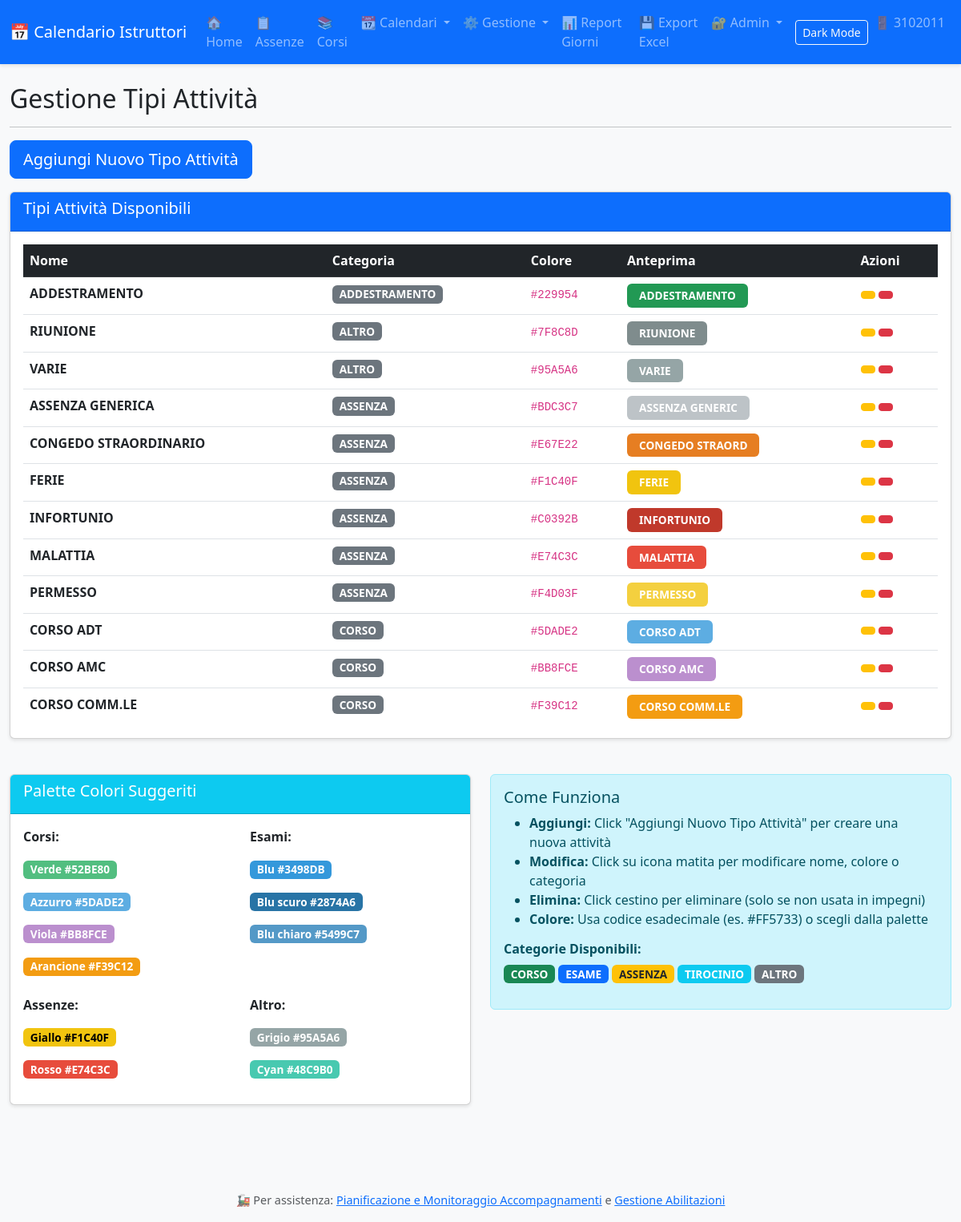
Screenshot of /tipi-attivita (signed in) with the database file from the repository.
### tables this page shows
CREATE TABLE tipi_attivita (
            id INTEGER PRIMARY KEY AUTOINCREMENT,
            nome TEXT NOT NULL UNIQUE,
            colore TEXT NOT NULL,
            categoria TEXT
        );

### app.py (the view)
@app.route('/tipi-attivita')
def gestione_attivita():
    conn = get_db()
    attivita = conn.execute('SELECT * FROM tipi_attivita ORDER BY categoria, nome').fetchall()
    conn.close()
    return render_template('attivita.html', attivita=attivita)

### database.py (called while the page is built)
def get_db():
    db_path = os.environ.get('DB_PATH', 'calendario.db')
    conn = sqlite3.connect(db_path)
    conn.row_factory = sqlite3.Row  # Per accedere alle colonne per nome
    return conn

### templates/attivita.html (shortened to what this page needs)
{% extends "base.html" %}
{% block content %}
<div class="row">
    <div class="col-12">
        <h2> Gestione Tipi Attività</h2>
        <hr>
    </div>
</div>
<div class="row mb-3">
    <div class="col-12">
        <button class="btn btn-primary btn-lg" data-bs-toggle="modal" data-bs-target="#modalAttivita" onclick="nuovaAttivita()">
             Aggiungi Nuovo Tipo Attività
        </button>
    </div>
</div>
<div class="row">
    <div class="col-12">
        <div class="card">
            <div class="card-header bg-primary text-white">
                <h5> Tipi Attività Disponibili</h5>
            </div>
            <div class="card-body">
                <div class="table-responsive">
                    <table class="table table-hover">
                        <thead class="table-dark">
                            <tr>
                                <th>Nome</th>
                                <th>Categoria</th>
                                <th>Colore</th>
                                <th>Anteprima</th>
                                <th>Azioni</th>
                            </tr>
                        </thead>
                        <tbody>
                            {% for att in attivita %}
                            <tr>
                                <td><strong>{{ att.nome }}</strong></td>
                                <td>
                                    <span class="badge bg-secondary">{{ att.categoria }}</span>
                                </td>
                                <td><code>#{{ att.colore }}</code></td>
                                <td>
                                    <span class="badge" style="background-color: #{{ att.colore }}; padding: 8px 15px;">
                                        {{ att.nome[:15] }}
                                    </span>
                                </td>
                                <td>
                                    <button class="btn btn-sm btn-warning" onclick="modificaAttivita({{ att.id }})">
                                    </button>
                                    <button class="btn btn-sm btn-danger" onclick="eliminaAttivita({{ att.id }}, '{{ att.nome }}')">
                                    </button>
                                </td>
                            </tr>
                            {% endfor %}
                        </tbody>
                    </table>
                </div>
            </div>
        </div>
    </div>
</div>
<div class="row mt-4">
    <div class="col-md-6">
        <div class="card">
            <div class="card-header bg-info text-white">
                <h5> Palette Colori Suggeriti</h5>
            </div>
            <div class="card-body">
                <div class="row">
                    <div class="col-6">
                        <p><strong>Corsi:</strong></p>
                        <p><span class="badge" style="background-color: #52BE80;">Verde #52BE80</span></p>
                        <p><span class="badge" style="background-color: #5DADE2;">Azzurro #5DADE2</span></p>
                        <p><span class="badge" style="background-color: #BB8FCE;">Viola #BB8FCE</span></p>
                        <p><span class="badge" style="background-color: #F39C12;">Arancione #F39C12</span></p>
                    </div>
                    <div class="col-6">
                        <p><strong>Esami:</strong></p>
                        <p><span class="badge" style="background-color: #3498DB;">Blu #3498DB</span></p>
                        <p><span class="badge" style="background-color: #2874A6;">Blu scuro #2874A6</span></p>
                        <p><span class="badge" style="background-color: #5499C7;">Blu chiaro #5499C7</span></p>
                    </div>
                </div>
                <div class="row mt-2">
                    <div class="col-6">
                        <p><strong>Assenze:</strong></p>
                        <p><span class="badge" style="background-color: #F1C40F; color: #000;">Giallo #F1C40F</span></p>
                        <p><span class="badge" style="background-color: #E74C3C;">Rosso #E74C3C</span></p>
                    </div>
                    <div class="col-6">
                        <p><strong>Altro:</strong></p>
                        <p><span class="badge" style="background-color: #95A5A6;">Grigio #95A5A6</span></p>
                        <p><span class="badge" style="background-color: #48C9B0;">Cyan #48C9B0</span></p>
                    </div>
                </div>
            </div>
        </div>
    </div>
    <div class="col-md-6">
        <div class="alert alert-info">
            <h5> Come Funziona</h5>
            <ul>
                <li><strong>Aggiungi:</strong> Click "Aggiungi Nuovo Tipo Attività" per creare una nuova attività</li>
                <li><strong>Modifica:</strong> Click su icona matita per modificare nome, colore o categoria</li>
                <li><strong>Elimina:</strong> Click cestino per eliminare (solo se non usata in impegni)</li>
                <li><strong>Colore:</strong> Usa codice esadecimale (es. #FF5733) o scegli dalla palette</li>
            </ul>
            <h6 class="mt-3"><strong>Categorie Disponibili:</strong></h6>
            <p>
                <span class="badge bg-success">CORSO</span>
                <span class="badge bg-primary">ESAME</span>
                <span class="badge bg-warning text-dark">ASSENZA</span>
                <span class="badge bg-info">TIROCINIO</span>
                <span class="badge bg-secondary">ALTRO</span>
            </p>
        </div>
    </div>
</div>
{% endblock %}

### static/css/style.css (style rules this page uses)
body { font-family: 'Segoe UI', Tahoma, Geneva, Verdana, sans-serif; background-color: #f8f9fa; }
.card { box-shadow: 0 2px 4px rgba(0,0,0,0.1); margin-bottom: 20px; }
.table-responsive { max-height: 600px; overflow-y: auto; }
.badge { font-size: 0.85rem; }
.btn { transition: all 0.3s ease; }
.card { transition: all 0.3s ease; }

### rows the page displays
tipi_attivita: nome "ADDESTRAMENTO", categoria "ADDESTRAMENTO", colore "229954"
tipi_attivita: nome "RIUNIONE", categoria "ALTRO", colore "7F8C8D"
tipi_attivita: nome "VARIE", categoria "ALTRO", colore "95A5A6"
tipi_attivita: nome "ASSENZA GENERICA", categoria "ASSENZA", colore "BDC3C7", nome "ASSENZA GENERIC"
tipi_attivita: nome "CONGEDO STRAORDINARIO", categoria "ASSENZA", colore "E67E22", nome "CONGEDO STRAORD"
tipi_attivita: nome "FERIE", categoria "ASSENZA", colore "F1C40F"
tipi_attivita: nome "INFORTUNIO", categoria "ASSENZA", colore "C0392B"
tipi_attivita: nome "MALATTIA", categoria "ASSENZA", colore "E74C3C"
tipi_attivita: nome "PERMESSO", categoria "ASSENZA", colore "F4D03F"
tipi_attivita: nome "CORSO ADT", categoria "CORSO", colore "5DADE2"
tipi_attivita: nome "CORSO AMC", categoria "CORSO", colore "BB8FCE"
tipi_attivita: nome "CORSO COMM.LE", categoria "CORSO", colore "F39C12"

### other values shown
{{ session.get('username', 'Logout') }} "3102011"
